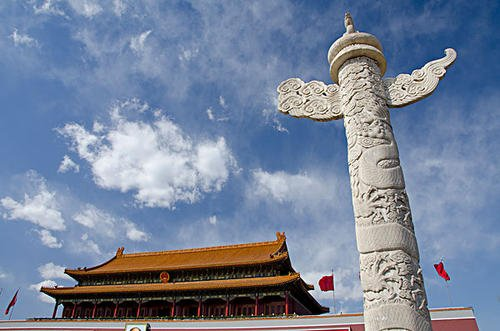
#> input picture img_study/img/palace.jpg, 500 x 331 px
$ python affine_transform.py
#> lines starting #> are read from the running program, lines starting #| are printed output that depends on the picture
import cv2
from matplotlib import pyplot as plt
import numpy as np

# 仿射变换 = 平移（translation） + 缩放（scale） + 反转（flip） + 旋转（rotation） + 斜切（shear）

img = cv2.imread("img/palace.jpg")
#> img is the input picture: shape (331, 500, 3); mean B, G, R 155.2, 132.1, 118.9
img_rgb = cv2.cvtColor(img, cv2.COLOR_BGR2RGB)


def Affine(img_ori, src, dst):
    # 该方法就是通过计算参数src到dst的对应仿射变换的矩阵，其中参数src和dst分别代表原坐标和变换后的坐标，并且均为3行2列的二维ndarray, 数据必须为浮点型
    M = cv2.getAffineTransform(src, dst)
    new_img = cv2.warpAffine(img_ori, M, (img_ori.shape[1], img_ori.shape[0]))
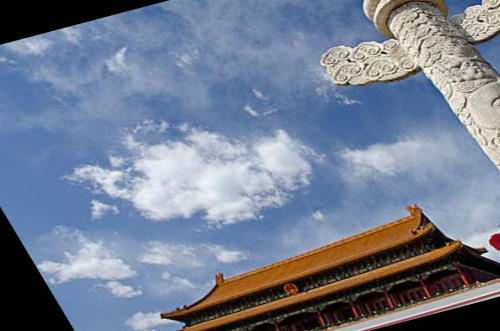
#> new_img: shape (331, 500, 3); mean R, G, B 115.3, 126.4, 146.4
    return new_img


src = np.float32([[50, 50], [200, 50], [50, 200]])
dst = np.float32([[10, 100], [200, 50], [100, 250]])

new_img = Affine(img_rgb, src, dst)

plt.imshow(new_img)
plt.show()
